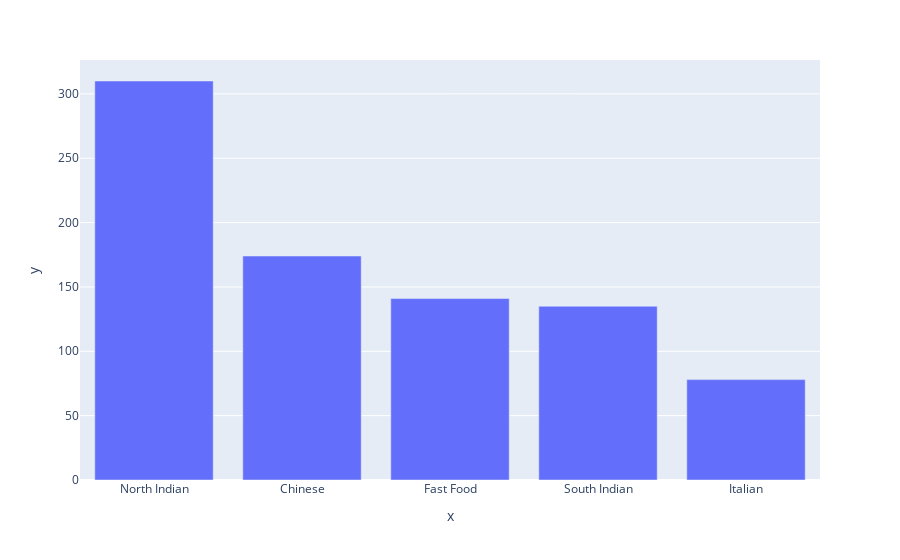

The notebook cell saved with this chart:
### Code cell
#Choose City

city="Sarjapur Road"

inter=idf[idf["City"]=="Sarjapur Road"]
ser=inter.groupby(["City"])[col].sum()
index=ser.columns
val=ser.values.T.flatten()
series=pd.Series(val,index)
ii=series.sort_values(ascending=False).head()
fig = px.bar(df,x=ii.index,y=ii.values)
py.iplot(fig)

### Figure 1 — Plotly figure (JSON) as saved in the notebook; plotly's stock layout.template omitted (floating-point values rounded to 4 significant figures)
{"data": [{"alignmentgroup": "True", "hovertemplate": "x=%{x}<br>y=%{y}<extra></extra>", "legendgroup": "", "marker": {"color": "#636efa", "pattern": {"shape": ""}}, "name": "", "offsetgroup": "", "orientation": "v", "showlegend": false, "textposition": "auto", "type": "bar", "x": ["North Indian", "Chinese", "Fast Food", "South Indian", "Italian"], "xaxis": "x", "y": [310, 174, 141, 135, 78], "yaxis": "y"}], "layout": {"barmode": "relative", "legend": {"tracegroupgap": 0}, "margin": {"t": 60}, "xaxis": {"anchor": "y", "domain": [0.0, 1.0], "title": {"text": "x"}}, "yaxis": {"anchor": "x", "domain": [0.0, 1.0], "title": {"text": "y"}}}}
